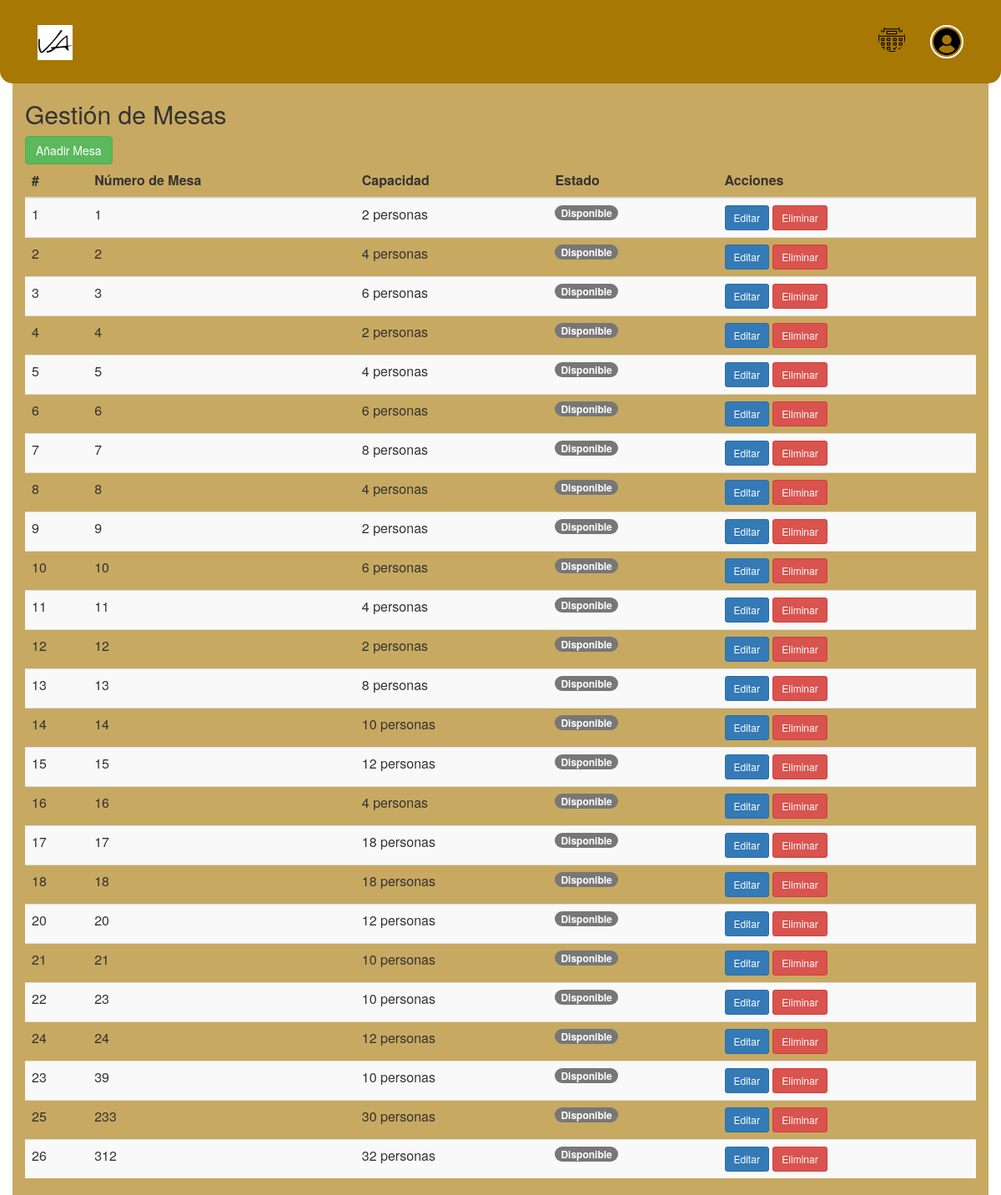
The app's page /tables (signed in) with its own data.
### tables this page shows
CREATE TABLE `tables` (
  `id` int(11) NOT NULL,
  `table_number` int(11) NOT NULL,
  `capacity` int(11) NOT NULL CHECK (`capacity` > 0),
  `location` enum('Interior','Exterior') NOT NULL,
  `status` enum('Disponible','Ocupada','Reservada') NOT NULL DEFAULT 'Disponible'
);

### classes/Bootstrap.php (called while the page is built)
<?php
class Bootstrap{
	private $controller;
	private $action;
	private $request;
	public function __construct($request){
		$this->request = $request;
		if($this->request['controller'] == ""){
			$this->controller = 'home';
		} else {
			$this->controller = $this->request['controller'];
		}
		if($this->request['action'] == ""){
			$this->action = 'index';
		} else {
			$this->action = $this->request['action'];
		}
	}
	public function createController(){
		if(class_exists($this->controller)){
			$parents = class_parents($this->controller);
			if(in_array("Controller", $parents)){
				if(method_exists($this->controller, $this->action)){
					return new $this->controller($this->action, $this->request);
				} else {
					echo '<h1>Method does not exist</h1>';
					return;
				}
			} else {
				echo '<h1>Base controller not found</h1>';
				return;
			}
		} else {
			echo '<h1>Controller class does not exist</h1>';
			return;
		}
	}
}

### controllers/tables.php (called while the page is built, shortened)
<?php
class Tables extends Controller
{
    protected function Index()
    {
        $viewmodel = new TablesModel();
        $this->returnView($viewmodel->Index(), true);
    }
}

### classes/Model.php (called while the page is built, shortened)
<?php
abstract class Model{
	protected $dbh;
	protected $stmt;
	public function __construct(){
		$this->dbh = new PDO("mysql:host=".DB_HOST.";dbname=".DB_NAME, DB_USER, DB_PASS);
	}
	public function query($query){
		$this->stmt = $this->dbh->prepare($query);
	}
	public function execute(){
		$this->stmt->execute();
	}
	public function resultSet(){
		$this->execute();
		return $this->stmt->fetchAll(PDO::FETCH_ASSOC);
	}
}

### models/tables.php (called while the page is built, shortened)
<?php
class TablesModel extends Model
{
    public function Index()
    {
        $this->query('SELECT * FROM tables ORDER BY table_number ASC');
        return $this->resultSet();
    }
}

### views/tables/index.php (the view)
<div class="container">
    <h2 class="mt-4">Gestión de Mesas</h2>
    <a href="<?php echo ROOT_URL; ?>tables/add" class="btn btn-success mb-3">Añadir Mesa</a>
    <table class="table table-striped">
        <thead>
            <tr>
                <th>#</th>
                <th>Número de Mesa</th>
                <th>Capacidad</th>
                <th>Estado</th>
                <th>Acciones</th>
            </tr>
        </thead>
        <tbody>
            <?php foreach ($viewmodel as $table): ?>
                <tr>
                    <td><?php echo $table['id']; ?></td>
                    <td><?php echo $table['table_number']; ?></td>
                    <td><?php echo $table['capacity']; ?> personas</td>
                    <td>
                        <span class="badge badge-<?php echo ($table['status'] == 'Disponible') ? 'success' : 'danger'; ?>">
                            <?php echo $table['status']; ?>
                        </span>
                    </td>
                    <td>
                        <a href="<?php echo ROOT_URL; ?>tables/edit?id=<?php echo $table['id']; ?>" class="btn btn-primary btn-sm">Editar</a>
                        <a href="<?php echo ROOT_URL; ?>tables/delete?id=<?php echo $table['id']; ?>"
                            class="btn btn-danger btn-sm"
                            onclick="return confirm('¿Seguro que quieres eliminar esta mesa?');">
                            Eliminar
                        </a>
                    </td>
                </tr>
            <?php endforeach; ?>
        </tbody>
    </table>
</div>

### index.php (shortened to what this page needs)
<?php
require('classes/Bootstrap.php');
require('classes/Controller.php');
require('classes/Model.php');
require('controllers/tables.php');
require_once('models/tables.php');
$bootstrap = new Bootstrap($_GET);
$controller = $bootstrap->createController();
if($controller){
	$controller->executeAction();
}

### classes/Controller.php (shortened to what this page needs)
<?php
abstract class Controller{
	protected $action;
	public function __construct($action, $request){
		$this->action = $action;
	}
	public function executeAction(){
		return $this->{$this->action}();
	}
	protected function returnView($viewmodel, $fullview){
		$view = 'views/'. get_class($this). '/' . $this->action. '.php';
		if($fullview){
			require('views/main.php');
		} else {
			require($view);
		}
	}
}

### views/main.php (shortened to what this page needs)
<html>
<head>
  <link rel="stylesheet" href="<?php echo ROOT_PATH; ?>assets/css/bootstrap.css">
  <link rel="stylesheet" href="<?php echo ROOT_PATH; ?>assets/css/style.css">
  <link rel="stylesheet" href="https://cdnjs.cloudflare.com/ajax/libs/font-awesome/6.4.0/css/all.min.css">
</head>
<body>
<nav class="navbarHotel">
    <div class="container">
        <div class="navbar-header">
            <a href="<?php echo ROOT_URL; ?>" class="navbar-brand">
                <img src="/restaurante/assets/img/logo.png" alt="Logo" style="width:42px;height:42px;">
            </a>
        </div>
        <div id="navbar" class="collapse navbar-collapse">
            <ul class="nav navbar-nav navbar-right">
                <li>
                    <a href="<?php echo ROOT_URL; ?>reservas">
                        <img src="/restaurante/assets/img/calendar.png" alt="Calendario" class="cal-icon">
                    </a>
                </li>
                <?php if (isset($_SESSION['is_logged_in'])): ?>
                    <li class="dropdown">
                        <a href="#" class="dropdown-toggle user-dropdown" role="button">
                            <img src="/restaurante/assets/img/<?php  echo $viewmodel['profile_image'] ?? 'user.png'; ?>"
                                 alt="Usuario" class="user-icon">
                        </a>
                    </li>
                <?php else: ?>
                    <li><a class="logandReg" href="<?php echo ROOT_URL; ?>users/login">Iniciar sesión</a></li>
                    <li><a class="logandReg" href="<?php echo ROOT_URL; ?>users/register">Registrarse</a></li>
                <?php endif; ?>
            </ul>
        </div>
    </div>
</nav>
  <div class="container">
    <div class="row">
      <?php require($view); ?>
    </div>
  </div>
                <video autoplay muted loop id="myVideo">
  <source src="assets/video/restaurant.mp4" type="video/mp4">
</video>
</body>
</html>

### assets/css/style.css (style rules this page uses)
.navbarHotel { padding: 15px; border-radius: 0 0 15px 15px; background-color: #a77803; display: flex; justify-content: space-between; align-items: center; }
.user-icon { width: 32px; height: 32px; border-radius: 50%; border: 2px solid white; cursor: pointer; }
.cal-icon { width: 32px; height: 32px; border-radius: 50%; cursor: pointer; }
.container { background-color: #a7780363; }
#myVideo { position: fixed; right: 0; bottom: 0; min-width: 100%; min-height: 100%; z-index: -1; }

### views/main.php (style rules this page uses)
.user-icon { width: 40px; height: 40px; border-radius: 50%; }

### records on screen
tables: id "1", table_number "1", capacity "2", status "Disponible"
tables: id "2", table_number "2", capacity "4", status "Disponible"
tables: id "3", table_number "3", capacity "6", status "Disponible"
tables: id "4", table_number "4", capacity "2", status "Disponible"
tables: id "5", table_number "5", capacity "4", status "Disponible"
tables: id "6", table_number "6", capacity "6", status "Disponible"
tables: id "7", table_number "7", capacity "8", status "Disponible"
tables: id "8", table_number "8", capacity "4", status "Disponible"
tables: id "9", table_number "9", capacity "2", status "Disponible"
tables: id "10", table_number "10", capacity "6", status "Disponible"
tables: id "11", table_number "11", capacity "4", status "Disponible"
tables: id "12", table_number "12", capacity "2", status "Disponible"
tables: id "13", table_number "13", capacity "8", status "Disponible"
tables: id "14", table_number "14", capacity "10", status "Disponible"
tables: id "15", table_number "15", capacity "12", status "Disponible"
tables: id "16", table_number "16", capacity "4", status "Disponible"
tables: id "17", table_number "17", capacity "18", status "Disponible"
tables: id "18", table_number "18", capacity "18", status "Disponible"
tables: id "20", table_number "20", capacity "12", status "Disponible"
tables: id "21", table_number "21", capacity "10", status "Disponible"
tables: id "22", table_number "23", capacity "10", status "Disponible"
tables: id "24", table_number "24", capacity "12", status "Disponible"
tables: id "23", table_number "39", capacity "10", status "Disponible"
tables: id "25", table_number "233", capacity "30", status "Disponible"
tables: id "26", table_number "312", capacity "32", status "Disponible"
